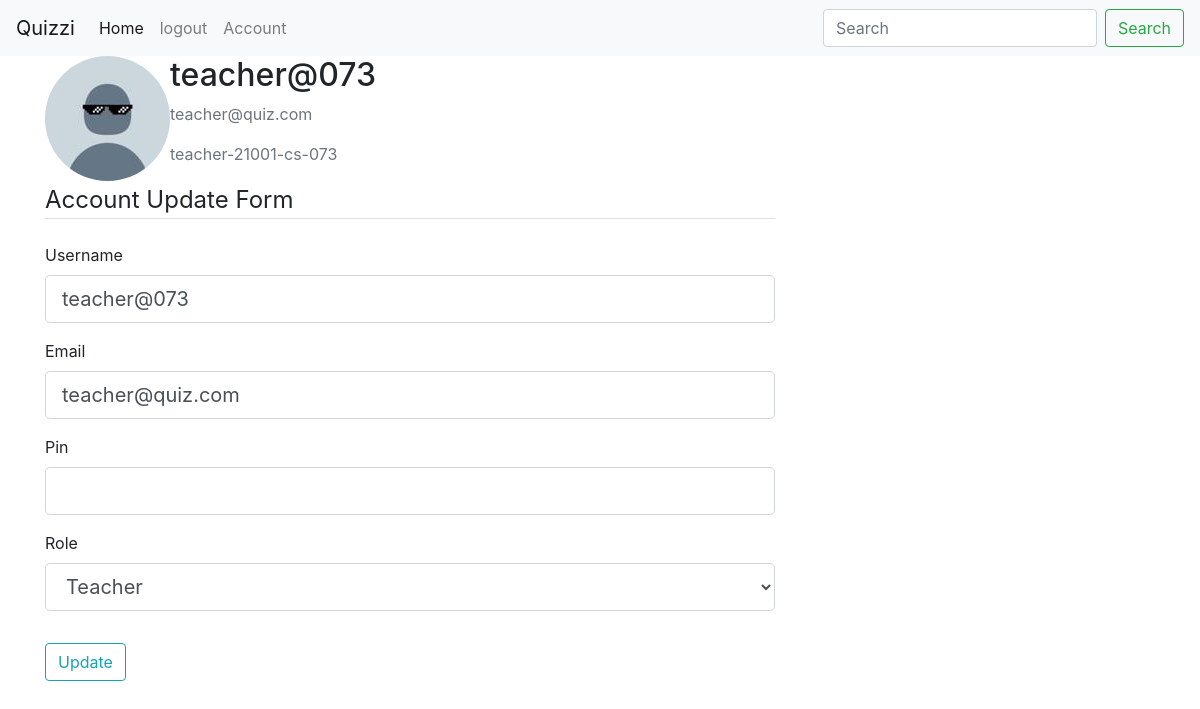
Page /account (signed in) on the committed database.
### quiz/models.py (models this page shows, shortened)
class User(db.Model, UserMixin):
    id = db.Column(db.Integer, primary_key=True)
    username = db.Column(db.String(20),  unique=True, nullable=False)
    pin = db.Column(db.String(12), unique=True, nullable=False)
    email = db.Column(db.String(120), unique=True, nullable=False)
    role = db.Column(db.String(10), nullable=False)
    password = db.Column(db.String(60), nullable=False)
    classses = db.relationship('Class', backref='user', lazy=True, cascade='all, delete-orphan', passive_deletes=True)
    assignments = db.relationship('Assignment',backref='assignment', lazy=True )

### quiz/routes.py (the view)
@app.route('/account', methods=['GET', 'POST'])
@login_required
def account():
    if current_user.role == 'teacher':
        image_file = url_for('static', filename='profiles/' + 'teacher_logo.jpg')
    if current_user.role == 'student':
        image_file = url_for('static', filename='profiles/' + 'student_logo.jpeg')
    form = UpdateAccount()
    if form.validate_on_submit():
        current_user.username = form.username.data
        current_user.email = form.email.data
        current_user.pin = form.pin.data
        current_user.role = form.role.data
        db.session.commit()
        flash('Your account has been updated!', 'success')
        return redirect(url_for('account'))
    elif request.method == 'GET':
        form.username.data = current_user.username
        form.email.data = current_user.email
    return render_template('account.html',current_user=current_user, image_file=image_file, form=form)

### quiz/forms.py (shortened to what this page needs)
class UpdateAccount(FlaskForm):
    username = StringField('Username',
                           validators=[DataRequired(), Length(min=2, max=20)])
    email = StringField('Email',
                        validators=[DataRequired(), Email()])
    pin = StringField('Pin',validators=[DataRequired(), Length(min=10,max=12)])
    role = SelectField('Role', choices=[('teacher', 'Teacher'), ('student', 'Student')])
    submit = SubmitField('Update')

### quiz/models.py (called while the page is built)
@login_manager.user_loader
def load_user(user_id):
    return User.query.get(int(user_id))

### quiz/templates/account.html (shortened to what this page needs)
{% extends "layout.html" %}
{% block content %}
    <div class="content-section">
      <div class="media">
        <img class="rounded-circle account-img" src="{{ image_file }}">
        <div class="media-body">
          <h2 class="account-heading">{{ current_user.username }}</h2>
          <p class="text-secondary">{{ current_user.email }}</p>
          <p class="text-secondary">{{ current_user.role }}-{{current_user.pin}}</p>
        </div>
      </div>
        <form method="POST" action="" enctype="multipart/form-data">
            <fieldset class="form-group">
                <legend class="border-bottom mb-4">Account Update Form</legend>
                <div class="form-group">
                    {{ form.username.label(class="form-control-label") }}
                    {% if form.username.errors %}
                        {{ form.username(class="form-control form-control-lg is-invalid") }}
                        <div class="invalid-feedback">
                            {% for error in form.username.errors %}
                                <span>{{ error }}</span>
                            {% endfor %}
                        </div>
                    {% else %}
                        {{ form.username(class="form-control form-control-lg") }}
                    {% endif %}
                </div>
                <div class="form-group">
                    {{ form.email.label(class="form-control-label") }}
                    {% if form.email.errors %}
                        {{ form.email(class="form-control form-control-lg is-invalid") }}
                        <div class="invalid-feedback">
                            {% for error in form.email.errors %}
                                <span>{{ error }}</span>
                            {% endfor %}
                        </div>
                    {% else %}
                        {{ form.email(class="form-control form-control-lg") }}
                    {% endif %}
                </div>
                <div class="form-group">
                    {{ form.pin.label(class="form-control-label") }}
                    {% if form.pin.errors %}
                        {{ form.pin(class="form-control form-control-lg is-invalid") }}
                        <div class="invalid-feedback">
                            {% for error in form.pin.errors %}
                                <span>{{ error }}</span>
                            {% endfor %}
                        </div>
                    {% else %}
                        {{ form.pin(class="form-control form-control-lg") }}
                    {% endif %}
                </div>
                <div class="form-group">
                    {{ form.role.label(class="form-control-label") }}
                    {% if form.role.errors %}
                        <div class="form-select">
                        <option selected disabled value="">Choose...
                        {{ form.role(class="form-control form-control-lg is-invalid") }}
                        </option>
                        </div>
                        <div class="invalid-feedback">
                            {% for error in form.role.errors %}
                                <span>{{ error }}</span>
                            {% endfor %}
                        </div>
                    {% else %}
                        {{ form.role(class="form-control form-control-lg") }}
                    {% endif %}
                </div>
            </fieldset>
            <div class="form-group">
                {{ form.submit(class="btn btn-outline-info") }}
            </div>
        </form>
    </div>
{% endblock content %}

### rows in the picture
User: username "teacher@073", email "teacher@quiz.com", role "teacher", pin "21001-cs-073", role "Teacher"
